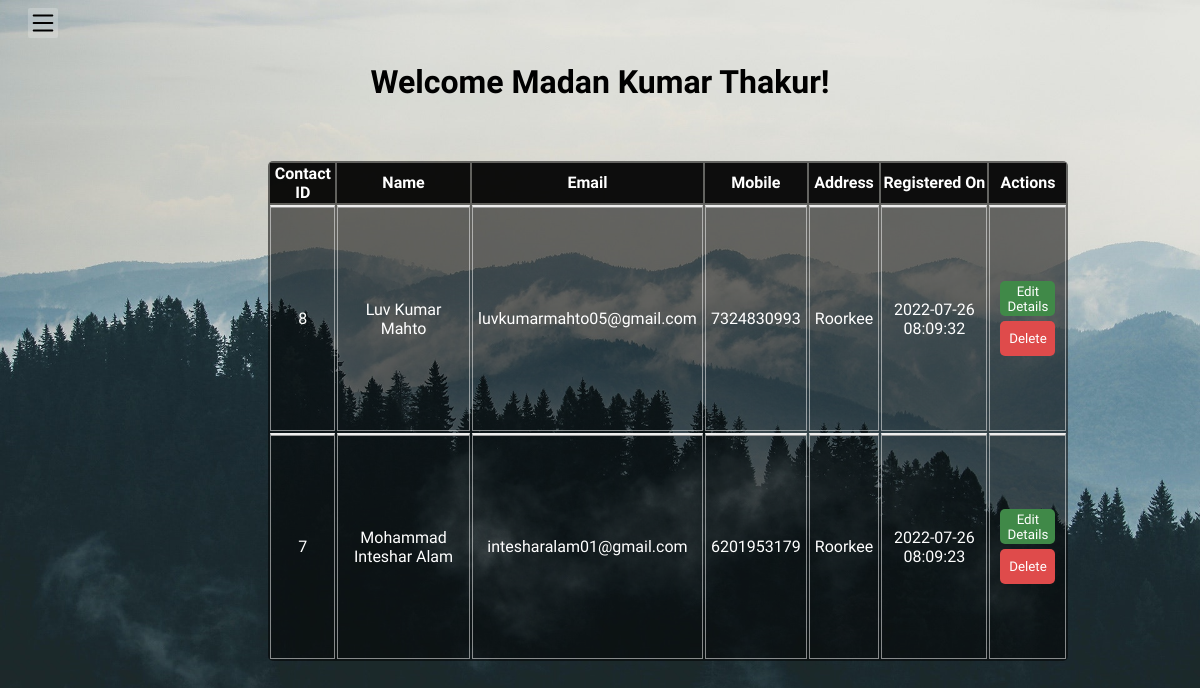
The app's page /users/manageContact.php?userid=54 with its own data.
### tables this page shows
CREATE TABLE IF NOT EXISTS `users` (
  `id` int(11) NOT NULL AUTO_INCREMENT,
  `name` varchar(50) NOT NULL,
  `email` varchar(50) NOT NULL,
  `mobile` varchar(11) NOT NULL,
  `pass` varchar(11) NOT NULL,
  `address` varchar(60) NOT NULL,
  `id_proof` varchar(200) NOT NULL,
  `reg_date` timestamp NOT NULL DEFAULT CURRENT_TIMESTAMP,
  PRIMARY KEY (`id`),
  UNIQUE KEY `email` (`email`)
);

CREATE TABLE IF NOT EXISTS `contacts` (
  `id` int(11) NOT NULL AUTO_INCREMENT,
  `user_id` varchar(11) NOT NULL,
  `contactName` varchar(50) NOT NULL,
  `email` varchar(50) NOT NULL,
  `mobile` varchar(11) NOT NULL,
  `address` varchar(200) NOT NULL,
  `createDate` timestamp NOT NULL DEFAULT CURRENT_TIMESTAMP,
  PRIMARY KEY (`id`),
  UNIQUE KEY `email` (`email`,`mobile`)
);

### users/manageContact.php (the view, shortened to what this page needs)
<?php
    include "../db_connect.php";
        $user_id = $_SESSION['userid'];
        $sql_query = "select * from users where id='".$_SESSION['userid']."'";
        $result = mysqli_query($con, $sql_query);
        $row = mysqli_fetch_array($result);
        include "./sideNav.php";
?>
<!DOCTYPE html>
<html lang="en">
<head>
    <link rel="stylesheet" href="../Stylings/manageUsers.css">
</head>
<body>
    <div class="welcome">
            <?php
            if (isset($_SESSION['userid'])) {
                echo "<h1>Welcome ".$row['name']."!</h1>";
            } else {
                $error = "<script>alert('Login First!')</script>";
                header('location: ../index.php?error=' .$error);
            }
            ?>
    </div>
    <table>
        <thead>
        <tr>
          <th>Contact ID</th>
          <th>Name</th>
          <th>Email</th>
          <th>Mobile</th>
          <th>Address</th>
          <th>Registered On</th>
          <th>Actions</th>
        </tr>
      </thead>
      <tbody>
      <?php
                $query = "select * from contacts where user_id='$user_id' ORDER BY contactName ASC";
                $result = mysqli_query($con, $query);
                $resultCheck = mysqli_num_rows($result);
                if($resultCheck > 0){
                    while($row = mysqli_fetch_assoc($result)){
            ?>
        <tr>
            <td><?php echo $row['id']; ?></td>
            <td><?php echo $row['contactName']; ?></td>
            <td><?php echo $row['email']; ?></td>
            <td><?php echo $row['mobile']; ?></td>
            <td><?php echo $row['address']; ?></td>
            <td><?php echo $row['createDate']; ?></td>
            <td>
                <form class="edit" action="editContactDetails.php" method="POST">
                        <button>Edit Details</button>
                </form>
                <form class="delete" action="deleteContactScript.php" method="POST">
                        <button>Delete</button>
                </form>
            </td>
        </tr>
            <?php
                    }
                }else{
                    echo '<h3 class="msg">No user found!</h3>';
                }
            ?>
      </tbody>
    </table>
</body>
</html>

### Stylings/manageUsers.css (style rules this page uses)
* { font-family: 'Play', sans-serif; }
body { background-image: url(../images/logs_back.jpg); background-repeat: no-repeat; background-size: cover; }
.welcome { text-align: center; }
table { margin: 5% 0 0 22%; background-color: rgba(0, 0, 0, 0.541); height: 500px; width: 800px; border-radius: 5px; color: #fff; text-align: center; }
thead { margin-left: 10px; background-color: rgba(0, 0, 0, 0.867); }
th { font-size: 16px; height: fit-content; }
td { padding: 5px; border-style:ridge; border-bottom: 1px solid rgba(255, 255, 255, 0.504); border-left: 1px solid rgba(255, 255, 255, 0.504); border-right: 1px solid rgba(255, 255, 255, 0.504); }
.edit { border: none; border-radius: 5px; height: 35px; width: 55px; margin: 5px; }
.edit button { background-color: rgb(64, 137, 72); border: none; border-radius: 5px; cursor: pointer; height: 100%; width: 100%; color: #fff; }
.delete { border: none; border-radius: 5px; height: 35px; width: 55px; margin: 5px; }
.delete button { background-color: rgb(223, 75, 75); border: none; border-radius: 5px; cursor: pointer; height: 100%; width: 100%; color: #fff; }

### records on screen
users: name "Madan Kumar Thakur"
contacts: id "8", contactName "Luv Kumar Mahto", email "luvkumarmahto05@gmail.com", mobile "7324830993", address "Roorkee", createDate "2022-07-26 08:09:32"
contacts: id "7", contactName "Mohammad Inteshar Alam", email "intesharalam01@gmail.com", mobile "6201953179", address "Roorkee", createDate "2022-07-26 08:09:23"
